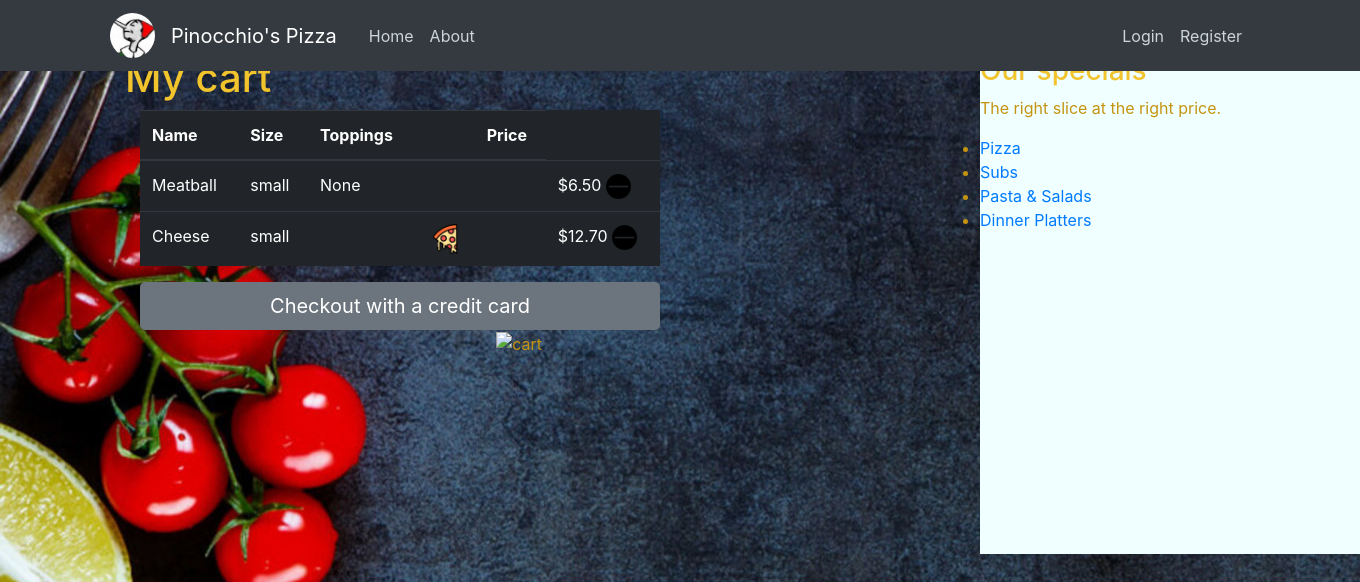
The app's page /Cart/Tester with its own data.
### orders/models.py (models this page shows, shortened)
class Order2(models.Model):
    user=models.ForeignKey(User,on_delete=models.CASCADE)
    category=models.CharField(max_length=64,null=True)
    name=models.CharField(max_length=64)
    size=models.CharField(max_length=64,null=True)
    price=models.DecimalField(max_digits=4,decimal_places=2)
    toppings = models.ManyToManyField(Topping)

### orders/views.py (the view)
# urls.py: path('Cart/<str:username>', user_order_list_view.as_view(),name='MyCart'),
class user_order_list_view(ListView):
    model = Order2
    template_name='orders/Mycart.html'
    context_object_name='Order2'
    def get_queryset(self):
        user=get_object_or_404(User,username=self.kwargs.get('username'))
        return Order2.objects.filter(user=user)

### orders/templates/orders/Mycart.html (shortened to what this page needs)
{% extends "orders/base.html" %}
{% load static %}
{% block content%}
    <h1>My cart</h1>
        <div class="col-8">
            <table class="table table-dark table-hover" >
                <thead >
                    <tr >
                        <th>Name</th>
                        <th>Size</th>
                        <th>Toppings</th>
                        <th></th>
                        <th>Price</th>
                    </tr>
                </thead>
                <tbody>
                        {% for order in Order2%}
                                <tr>
                                <td> {{ order.name }} </td>
                                <td>{{order.size}}</td>
                                <td>
                                    {% if order.category == 'Sicilian pizza' or order.category == 'Regular Pizza'%}
                                    <td style="text-align: center;"><a href="{% url 'toppings' order.category order.name  %}"><img class='plus' height="30"  src="{% static "images/pizza.png" %}"></a></td>
                                    {% else %}
                                        <a> None </a>
                                        <td></td>
                                    {% endif%}
                                </td>
                                <td> </td>
                                <td>${{order.price}}<a href="{% url 'delete' order.category order.size order.name order.price %}"> <img class='minus' height="25"  src="{% static "images/minus.png" %}"></a></td>
                                </tr>
                        {% endfor %}
                </tbody>
            </table>
            <a class="btn btn-secondary btn-lg btn-block" href="{% url 'checkout'  %}">Checkout with a credit card</a>
        </div>
    <img style="margin-left:45%;" height="255" src="{% static "images/cart1.gif" %}" alt="cart">
{% endblock content %}

### orders/static/orders/main.css (style rules this page uses)
body, html { background-repeat: no-repeat; margin-top: 2%; height: 100%; }
h1, h2, h3, h4, h5, h6 { color: #f1c32c; }

### orders/templates/orders/Mycart.html (style rules this page uses)
* { margin: 0; padding: 0; }
body { color: rgb(196, 148, 17); }

### records on screen
Order2: name "Meatball", size "small", category "None", price "6.50"
Order2: name "Cheese", size "small", price "12.70"
